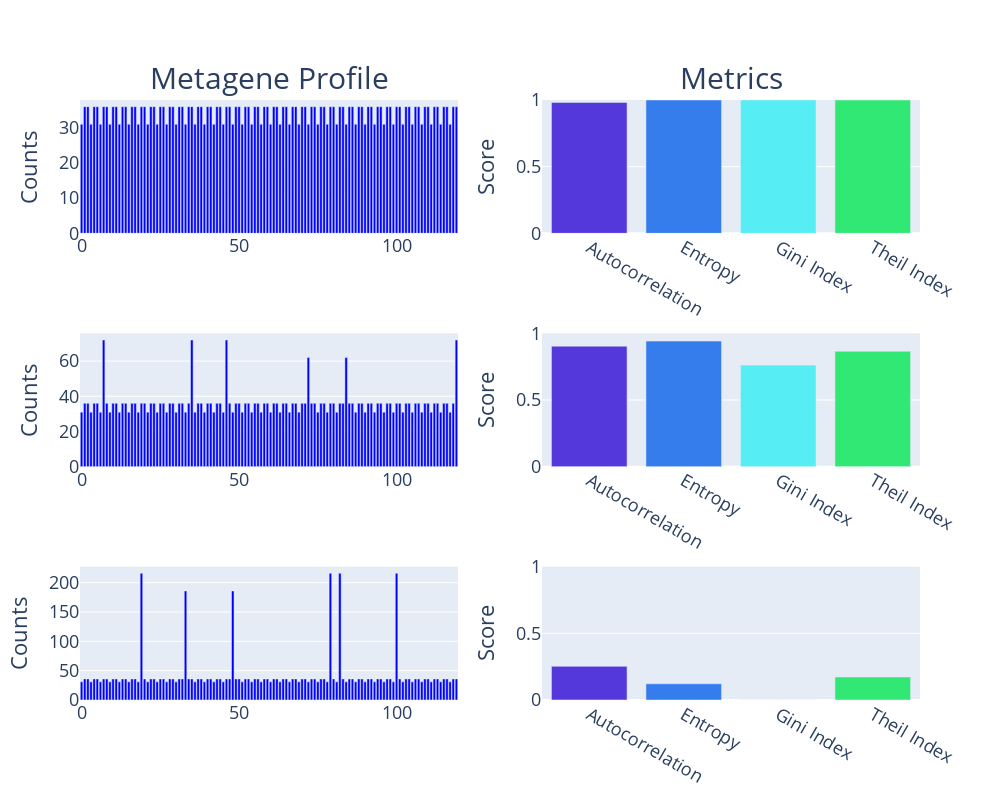

The notebook cell saved with this chart:
### Code cell
import plotly.graph_objects as go
from plotly.subplots import make_subplots

# Sample 10 rows from the DataFrame
sample = df[df['weights'].isin(weight_subset)]

fig = make_subplots(rows=3, cols=2, subplot_titles=("Metagene Profile", "Metrics"))

count = 1
# Iterate through each row in the sample
for i, row in sample.iterrows():
    # Create the figure with two subplots (1 row, 2 columns)
    
    # Metagene profile
    metagene = {'start': {1: {j: list(row['profile'])[j] for j in range(len(row['profile']))}}}
    auto = df['Autocorrelation'].loc[i]
    entropy = df['Entropy'].loc[i]
    gini = df['Gini Index'].loc[i]
    theil = df['Theil Index'].loc[i]

    # Add the metagene profile bar plot to the first subplot
    fig.add_trace(go.Bar(x=list(metagene['start'][1].keys()), y=list(metagene['start'][1].values()), name='Metagene', marker_color='blue'), row=count, col=1)
    
    fig.update_yaxes(row=count, col=1, title_text='Counts')

    # Add the metrics bar plot to the second subplot
    metrics = ['Autocorrelation', 'Entropy', 'Gini Index', 'Theil Index']
    values = [auto, entropy, gini, theil]
    fig.add_trace(go.Bar(x=metrics, y=values, name='Metrics', marker_color=['#5438DC', '#357DED', '#56EEF4', '#32E875']), row=count, col=2)

    # make y axis range 0-1
    fig.update_yaxes(range=[0, 1], row=count, col=2, title_text='Score')
    count += 1

# remove legend
fig.update_layout(showlegend=False)

fig.update_annotations(font_size=30)  # Adjust the value to your desired size

# change plot width 
fig.update_layout(width=1000, height=800)

# increase font size 
fig.update_layout(font=dict(size=18), title_font_size=24)
fig.show()

### Figure 1 — Plotly figure (JSON) as saved in the notebook; plotly's stock layout.template omitted (floating-point values rounded to 4 significant figures)
{"data": [{"marker": {"color": "blue"}, "name": "Metagene", "type": "bar", "x": [0, 1, 2, 3, 4, 5, 6, 7, 8, 9, 10, 11, 12, 13, 14, 15, 16, 17, 18, 19, 20, 21, 22, 23, 24, 25, 26, 27, 28, 29, 30, 31, 32, 33, 34, 35, 36, 37, 38, 39, 40, 41, 42, 43, 44, 45, 46, 47, 48, 49, 50, 51, 52, 53, 54, 55, 56, 57, 58, 59, 60, 61, 62, 63, 64, 65, 66, 67, 68, 69, 70, 71, 72, 73, 74, 75, 76, 77, 78, 79, 80, 81, 82, 83, 84, 85, 86, 87, 88, 89, 90, 91, 92, 93, 94, 95, 96, 97, 98, 99, 100, 101, 102, 103, 104, 105, 106, 107, 108, 109, 110, 111, 112, 113, 114, 115, 116, 117, 118, 119], "xaxis": "x", "y": [31, 36, 36, 31, 36, 36, 31, 36, 36, 31, 36, 36, 31, 36, 36, 31, 36, 36, 31, 36, 36, 31, 36, 36, 31, 36, 36, 31, 36, 36, 31, 36, 36, 31, 36, 36, 31, 36, 36, 31, 36, 36, 31, 36, 36, 31, 36, 36, 31, 36, 36, 31, 36, 36, 31, 36, 36, 31, 36, 36, 31, 36, 36, 31, 36, 36, 31, 36, 36, 31, 36, 36, 31, 36, 36, 31, 36, 36, 31, 36, 36, 31, 36, 36, 31, 36, 36, 31, 36, 36, 31, 36, 36, 31, 36, 36, 31, 36, 36, 31, 36, 36, 31, 36, 36, 31, 36, 36, 31, 36, 36, 31, 36, 36, 31, 36, 36, 31, 36, 36], "yaxis": "y"}, {"marker": {"color": ["#5438DC", "#357DED", "#56EEF4", "#32E875"]}, "name": "Metrics", "type": "bar", "x": ["Autocorrelation", "Entropy", "Gini Index", "Theil Index"], "xaxis": "x2", "y": [0.9816, 1, 1, 1], "yaxis": "y2"}, {"marker": {"color": "blue"}, "name": "Metagene", "type": "bar", "x": [0, 1, 2, 3, 4, 5, 6, 7, 8, 9, 10, 11, 12, 13, 14, 15, 16, 17, 18, 19, 20, 21, 22, 23, 24, 25, 26, 27, 28, 29, 30, 31, 32, 33, 34, 35, 36, 37, 38, 39, 40, 41, 42, 43, 44, 45, 46, 47, 48, 49, 50, 51, 52, 53, 54, 55, 56, 57, 58, 59, 60, 61, 62, 63, 64, 65, 66, 67, 68, 69, 70, 71, 72, 73, 74, 75, 76, 77, 78, 79, 80, 81, 82, 83, 84, 85, 86, 87, 88, 89, 90, 91, 92, 93, 94, 95, 96, 97, 98, 99, 100, 101, 102, 103, 104, 105, 106, 107, 108, 109, 110, 111, 112, 113, 114, 115, 116, 117, 118, 119], "xaxis": "x3", "y": [31, 36, 36, 31, 36, 36, 31, 72, 36, 31, 36, 36, 31, 36, 36, 31, 36, 36, 31, 36, 36, 31, 36, 36, 31, 36, 36, 31, 36, 36, 31, 36, 36, 31, 36, 72, 31, 36, 36, 31, 36, 36, 31, 36, 36, 31, 72, 36, 31, 36, 36, 31, 36, 36, 31, 36, 36, 31, 36, 36, 31, 36, 36, 31, 36, 36, 31, 36, 36, 31, 36, 36, 62, 36, 36, 31, 36, 36, 31, 36, 36, 31, 36, 36, 62, 36, 36, 31, 36, 36, 31, 36, 36, 31, 36, 36, 31, 36, 36, 31, 36, 36, 31, 36, 36, 31, 36, 36, 31, 36, 36, 31, 36, 36, 31, 36, 36, 31, 36, 72], "yaxis": "y3"}, {"marker": {"color": ["#5438DC", "#357DED", "#56EEF4", "#32E875"]}, "name": "Metrics", "type": "bar", "x": ["Autocorrelation", "Entropy", "Gini Index", "Theil Index"], "xaxis": "x4", "y": [0.9039, 0.9418, 0.7619, 0.8659], "yaxis": "y4"}, {"marker": {"color": "blue"}, "name": "Metagene", "type": "bar", "x": [0, 1, 2, 3, 4, 5, 6, 7, 8, 9, 10, 11, 12, 13, 14, 15, 16, 17, 18, 19, 20, 21, 22, 23, 24, 25, 26, 27, 28, 29, 30, 31, 32, 33, 34, 35, 36, 37, 38, 39, 40, 41, 42, 43, 44, 45, 46, 47, 48, 49, 50, 51, 52, 53, 54, 55, 56, 57, 58, 59, 60, 61, 62, 63, 64, 65, 66, 67, 68, 69, 70, 71, 72, 73, 74, 75, 76, 77, 78, 79, 80, 81, 82, 83, 84, 85, 86, 87, 88, 89, 90, 91, 92, 93, 94, 95, 96, 97, 98, 99, 100, 101, 102, 103, 104, 105, 106, 107, 108, 109, 110, 111, 112, 113, 114, 115, 116, 117, 118, 119], "xaxis": "x5", "y": [31, 36, 36, 31, 36, 36, 31, 36, 36, 31, 36, 36, 31, 36, 36, 31, 36, 36, 31, 216, 36, 31, 36, 36, 31, 36, 36, 31, 36, 36, 31, 36, 36, 186, 36, 36, 31, 36, 36, 31, 36, 36, 31, 36, 36, 31, 36, 36, 186, 36, 36, 31, 36, 36, 31, 36, 36, 31, 36, 36, 31, 36, 36, 31, 36, 36, 31, 36, 36, 31, 36, 36, 31, 36, 36, 31, 36, 36, 31, 216, 36, 31, 216, 36, 31, 36, 36, 31, 36, 36, 31, 36, 36, 31, 36, 36, 31, 36, 36, 31, 216, 36, 31, 36, 36, 31, 36, 36, 31, 36, 36, 31, 36, 36, 31, 36, 36, 31, 36, 36], "yaxis": "y5"}, {"marker": {"color": ["#5438DC", "#357DED", "#56EEF4", "#32E875"]}, "name": "Metrics", "type": "bar", "x": ["Autocorrelation", "Entropy", "Gini Index", "Theil Index"], "xaxis": "x6", "y": [0.2525, 0.1217, 0, 0.1728], "yaxis": "y6"}], "layout": {"annotations": [{"font": {"size": 30}, "showarrow": false, "text": "Metagene Profile", "x": 0.225, "xanchor": "center", "xref": "paper", "y": 1, "yanchor": "bottom", "yref": "paper"}, {"font": {"size": 30}, "showarrow": false, "text": "Metrics", "x": 0.775, "xanchor": "center", "xref": "paper", "y": 1, "yanchor": "bottom", "yref": "paper"}], "font": {"size": 18}, "height": 800, "showlegend": false, "title": {"font": {"size": 24}}, "width": 1000, "xaxis": {"anchor": "y", "domain": [0, 0.45]}, "xaxis2": {"anchor": "y2", "domain": [0.55, 1]}, "xaxis3": {"anchor": "y3", "domain": [0, 0.45]}, "xaxis4": {"anchor": "y4", "domain": [0.55, 1]}, "xaxis5": {"anchor": "y5", "domain": [0, 0.45]}, "xaxis6": {"anchor": "y6", "domain": [0.55, 1]}, "yaxis": {"anchor": "x", "domain": [0.7778, 1], "title": {"text": "Counts"}}, "yaxis2": {"anchor": "x2", "domain": [0.7778, 1], "range": [0, 1], "title": {"text": "Score"}}, "yaxis3": {"anchor": "x3", "domain": [0.3889, 0.6111], "title": {"text": "Counts"}}, "yaxis4": {"anchor": "x4", "domain": [0.3889, 0.6111], "range": [0, 1], "title": {"text": "Score"}}, "yaxis5": {"anchor": "x5", "domain": [0, 0.2222], "title": {"text": "Counts"}}, "yaxis6": {"anchor": "x6", "domain": [0, 0.2222], "range": [0, 1], "title": {"text": "Score"}}}}
